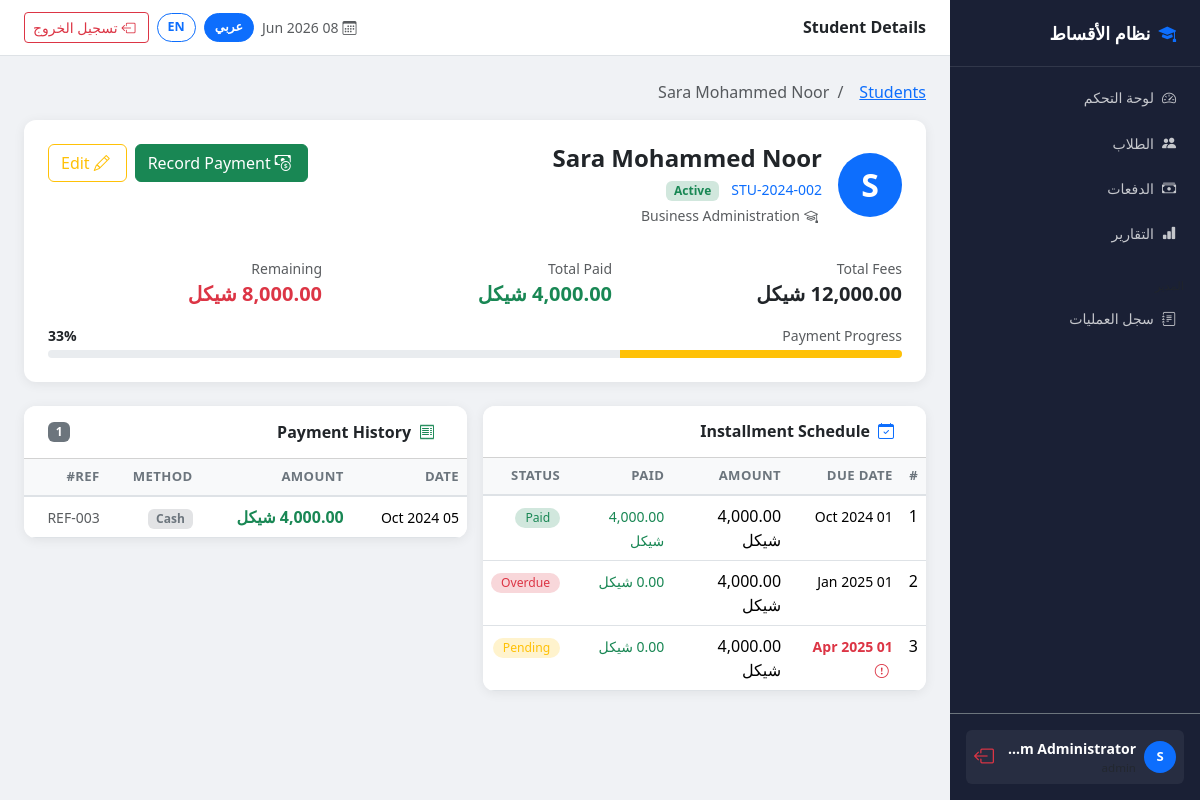
Screenshot of /student_payment_system/pages/student_detail.php?id=2 (signed in) with the database file from the repository.
### tables this page shows
CREATE TABLE `payments` (
  `id` int(10) UNSIGNED NOT NULL,
  `student_id` int(10) UNSIGNED NOT NULL,
  `installment_id` int(10) UNSIGNED DEFAULT NULL,
  `amount` decimal(12,2) NOT NULL,
  `payment_date` date NOT NULL,
  `payment_method` enum('cash','bank_transfer','check','online') NOT NULL DEFAULT 'cash',
  `reference_no` varchar(100) DEFAULT NULL,
  `received_by` int(10) UNSIGNED NOT NULL,
  `notes` text DEFAULT NULL,
  `created_at` timestamp NOT NULL DEFAULT current_timestamp()
);

CREATE TABLE `users` (
  `id` int(10) UNSIGNED NOT NULL,
  `username` varchar(50) NOT NULL,
  `password` varchar(255) NOT NULL,
  `full_name` varchar(100) NOT NULL,
  `role` enum('admin','staff') NOT NULL DEFAULT 'staff',
  `created_at` timestamp NOT NULL DEFAULT current_timestamp()
);

CREATE TABLE `students` (
  `id` int(10) UNSIGNED NOT NULL,
  `student_code` varchar(20) NOT NULL,
  `full_name` varchar(100) NOT NULL,
  `email` varchar(100) DEFAULT NULL,
  `phone` varchar(20) DEFAULT NULL,
  `program` varchar(100) NOT NULL,
  `enrollment_date` date NOT NULL,
  `total_fees` decimal(12,2) NOT NULL,
  `notes` text DEFAULT NULL,
  `status` enum('active','inactive','graduated') NOT NULL DEFAULT 'active',
  `created_by` int(10) UNSIGNED NOT NULL,
  `created_at` timestamp NOT NULL DEFAULT current_timestamp(),
  `updated_at` timestamp NOT NULL DEFAULT current_timestamp() ON UPDATE current_timestamp()
);

CREATE TABLE `installments` (
  `id` int(10) UNSIGNED NOT NULL,
  `student_id` int(10) UNSIGNED NOT NULL,
  `installment_no` int(11) NOT NULL,
  `amount_due` decimal(12,2) NOT NULL,
  `due_date` date NOT NULL,
  `status` enum('pending','paid','overdue','partial') NOT NULL DEFAULT 'pending',
  `notes` text DEFAULT NULL,
  `created_at` timestamp NOT NULL DEFAULT current_timestamp()
);

### student_payment_system/config/app.php (called while the page is built, shortened)
<?php
function __t(string $key): string {
    return $GLOBALS['t'][$key] ?? $key;
}
function lang(): string {
    return $GLOBALS['lang'];
}
function isAr(): bool {
    return $GLOBALS['lang'] === 'ar';
}
function getDir(): string {
    return isAr() ? 'rtl' : 'ltr';
}
function formatMoney(float $amount): string {
    $formatted = number_format($amount, 2);
    return isAr()
        ? $formatted . ' ' . CURRENCY_AR
        : $formatted . ' ' . CURRENCY_EN;
}
function langUrl(string $targetLang): string {
    $params         = $_GET;
    $params['lang'] = $targetLang;
    unset($params['delete'], $params['success']);
    return '?' . http_build_query($params);
}

### student_payment_system/includes/auth.php (called while the page is built, shortened)
<?php
function currentUser(): array {
    return [
        'id'        => $_SESSION['user_id']   ?? null,
        'username'  => $_SESSION['username']  ?? '',
        'full_name' => $_SESSION['full_name'] ?? '',
        'role'      => $_SESSION['role']      ?? '',
    ];
}

### student_payment_system/includes/functions.php (called while the page is built, shortened)
<?php
function h(string $value): string {
    return htmlspecialchars($value, ENT_QUOTES | ENT_HTML5, 'UTF-8');
}
function formatDate(string $date): string {
    return date('d M Y', strtotime($date));
}
function getStudentById(int $id): ?array {
    $pdo  = getDBConnection();
    $stmt = $pdo->prepare("SELECT * FROM v_student_balance WHERE id = :id");
    $stmt->execute([':id' => $id]);
    $row = $stmt->fetch();
    return $row ?: null;
}
function getStudentPayments(int $studentId): array {
    $pdo  = getDBConnection();
    $stmt = $pdo->prepare(
        "SELECT p.*, u.full_name AS received_by_name,
                i.installment_no
         FROM payments p
         JOIN users u ON u.id = p.received_by
         LEFT JOIN installments i ON i.id = p.installment_id
         WHERE p.student_id = :id
         ORDER BY p.payment_date DESC"
    );
    $stmt->execute([':id' => $studentId]);
    return $stmt->fetchAll();
}
function getStudentInstallments(int $studentId): array {
    $pdo  = getDBConnection();
    $stmt = $pdo->prepare(
        "SELECT i.*,
                COALESCE(SUM(p.amount), 0) AS amount_paid
         FROM installments i
         LEFT JOIN payments p ON p.installment_id = i.id
         WHERE i.student_id = :id
         GROUP BY i.id
         ORDER BY i.installment_no"
    );
    $stmt->execute([':id' => $studentId]);
    return $stmt->fetchAll();
}

### student_payment_system/pages/student_detail.php (the view, shortened to what this page needs)
<?php
require_once __DIR__ . '/../config/app.php';
require_once __DIR__ . '/../includes/auth.php';
require_once __DIR__ . '/../includes/functions.php';
$id = isset($_GET['id']) ? (int)$_GET['id'] : 0;
$student = getStudentById($id);
$payments     = getStudentPayments($id);
$installments = getStudentInstallments($id);
$pct          = $student['total_fees'] > 0
    ? round(($student['total_paid'] / $student['total_fees']) * 100)
    : 0;
include __DIR__ . '/../includes/header.php';
?>
<nav aria-label="breadcrumb" class="mb-3">
    <ol class="breadcrumb small">
        <li class="breadcrumb-item"><a href="<?= BASE_URL ?>/pages/students.php">Students</a></li>
        <li class="breadcrumb-item active"><?= h($student['full_name']) ?></li>
    </ol>
</nav>
<div class="card table-card p-4 mb-4">
    <div class="d-flex align-items-start justify-content-between flex-wrap gap-3">
        <div class="d-flex gap-3 align-items-center">
            <div class="rounded-circle bg-primary text-white d-flex align-items-center justify-content-center fs-2 fw-bold"
                 style="width:64px;height:64px;flex-shrink:0">
                <?= strtoupper(substr($student['full_name'], 0, 1)) ?>
            </div>
            <div>
                <h4 class="mb-1 fw-bold"><?= h($student['full_name']) ?></h4>
                <code class="text-primary"><?= h($student['student_code']) ?></code>
                <span class="badge bg-success-subtle text-success ms-2 text-capitalize"><?= h($student['status']) ?></span>
                <div class="text-muted small mt-1">
                    <i class="bi bi-mortarboard me-1"></i><?= h($student['program']) ?>
                </div>
            </div>
        </div>
        <div class="d-flex gap-2">
            <a href="<?= BASE_URL ?>/pages/add_payment.php?student_id=<?= $id ?>"
               class="btn btn-success"><i class="bi bi-cash-coin me-1"></i>Record Payment</a>
            <a href="<?= BASE_URL ?>/pages/edit_student.php?id=<?= $id ?>"
               class="btn btn-outline-warning"><i class="bi bi-pencil me-1"></i>Edit</a>
        </div>
    </div>
    <div class="row g-3 mt-3">
        <div class="col-4">
            <div class="text-muted small">Total Fees</div>
            <div class="fs-5 fw-bold"><?= formatMoney($student['total_fees']) ?></div>
        </div>
        <div class="col-4">
            <div class="text-muted small">Total Paid</div>
            <div class="fs-5 fw-bold text-success"><?= formatMoney($student['total_paid']) ?></div>
        </div>
        <div class="col-4">
            <div class="text-muted small">Remaining</div>
            <div class="fs-5 fw-bold <?= $student['remaining_balance'] > 0 ? 'text-danger' : 'text-success' ?>">
                <?= formatMoney($student['remaining_balance']) ?>
            </div>
        </div>
        <div class="col-12">
            <div class="d-flex justify-content-between mb-1">
                <small class="text-muted">Payment Progress</small>
                <small class="fw-semibold"><?= $pct ?>%</small>
            </div>
            <div class="progress">
                <div class="progress-bar bg-<?= $pct >= 100 ? 'success' : ($pct >= 50 ? 'primary' : 'warning') ?>"
                     style="width:<?= $pct ?>%"></div>
            </div>
        </div>
    </div>
</div>
<div class="row g-3">
    <div class="col-lg-6">
        <div class="card table-card">
            <div class="card-header bg-white py-3 px-4">
                <h6 class="mb-0 fw-semibold">
                    <i class="bi bi-calendar-check me-2 text-primary"></i>Installment Schedule
                </h6>
            </div>
            <div class="table-responsive">
                <table class="table table-hover mb-0">
                    <thead>
                        <tr>
                            <th>#</th>
                            <th>Due Date</th>
                            <th>Amount</th>
                            <th>Paid</th>
                            <th>Status</th>
                        </tr>
                    </thead>
                    <tbody>
                        <?php foreach ($installments as $inst):
                            $statusColors = [
                                'pending' => 'warning',
                                'paid'    => 'success',
                                'overdue' => 'danger',
                                'partial' => 'info',
                            ];
                            $col = $statusColors[$inst['status']] ?? 'secondary';
                            $isOverdue = $inst['status'] === 'pending'
                                && strtotime($inst['due_date']) < time();
                        ?>
                        <tr>
                            <td><?= $inst['installment_no'] ?></td>
                            <td>
                                <small class="<?= $isOverdue ? 'text-danger fw-semibold' : '' ?>">
                                    <?= formatDate($inst['due_date']) ?>
                                    <?php if ($isOverdue): ?>
                                        <i class="bi bi-exclamation-circle ms-1"></i>
                                    <?php endif; ?>
                                </small>
                            </td>
                            <td><?= formatMoney($inst['amount_due']) ?></td>
                            <td>
                                <span class="text-success small">
                                    <?= formatMoney($inst['amount_paid']) ?>
                                </span>
                            </td>
                            <td>
                                <span class="badge bg-<?= $col ?>-subtle text-<?= $col ?> status-badge text-capitalize">
                                    <?= $inst['status'] ?>
                                </span>
                            </td>
                        </tr>
                        <?php endforeach; ?>
                    </tbody>
                </table>
            </div>
        </div>
    </div>
    <div class="col-lg-6">
        <div class="card table-card">
            <div class="card-header bg-white d-flex justify-content-between align-items-center py-3 px-4">
                <h6 class="mb-0 fw-semibold">
                    <i class="bi bi-receipt me-2 text-success"></i>Payment History
                </h6>
                <span class="badge bg-secondary"><?= count($payments) ?></span>
            </div>
            <?php if (empty($payments)): ?>
                <p class="text-muted text-center py-5 mb-0">No payments recorded yet.</p>
            <?php else: ?>
            <div class="table-responsive">
                <table class="table table-hover mb-0">
                    <thead>
                        <tr>
                            <th>Date</th>
                            <th>Amount</th>
                            <th>Method</th>
                            <th>Ref#</th>
                        </tr>
                    </thead>
                    <tbody>
                        <?php foreach ($payments as $pay): ?>
                        <tr>
                            <td><small><?= formatDate($pay['payment_date']) ?></small></td>
                            <td><span class="text-success fw-semibold"><?= formatMoney($pay['amount']) ?></span></td>
                            <td>
                                <span class="badge bg-secondary-subtle text-secondary text-capitalize small">
                                    <?= str_replace('_',' ', $pay['payment_method']) ?>
                                </span>
                            </td>
                            <td><small class="text-muted"><?= h($pay['reference_no'] ?: '-') ?></small></td>
                        </tr>
                        <?php endforeach; ?>
                    </tbody>
                </table>
            </div>
            <?php endif; ?>
        </div>
    </div>
</div>
<?php include __DIR__ . '/../includes/footer.php'; ?>

### student_payment_system/includes/header.php (shortened to what this page needs)
<?php
$user  = currentUser();
$isRtl = isAr();
?>
<!DOCTYPE html>
<html lang="<?= lang() ?>" dir="<?= getDir() ?>">
<head>
<link href="https://cdn.jsdelivr.net/npm/bootstrap@5.3.2/dist/css/bootstrap.min.css" rel="stylesheet">
<?php if ($isRtl): ?>
<link href="https://cdn.jsdelivr.net/npm/bootstrap@5.3.2/dist/css/bootstrap.rtl.min.css" rel="stylesheet">
<?php endif; ?>
<link href="https://cdn.jsdelivr.net/npm/bootstrap-icons@1.11.3/font/bootstrap-icons.min.css" rel="stylesheet">
</head>
<body>
<nav id="sidebar">
  <div class="brand"><i class="bi bi-mortarboard-fill text-primary me-2"></i><?= $isRtl?'نظام الأقساط':'PayTrack' ?></div>
  <ul class="nav flex-column mt-2 flex-grow-1">
    <?php
    $pg   = basename($_SERVER['PHP_SELF']);
    $base = BASE_URL;
    $nav  = [
      ['dashboard.php','bi-speedometer2','dashboard'],
      ['students.php', 'bi-people-fill', 'students'],
      ['payments.php', 'bi-cash-stack',  'payments'],
      ['reports.php',  'bi-bar-chart-fill','reports'],
    ];
    foreach($nav as [$file,$icon,$key]):
    ?>
    <li class="nav-item">
      <a class="nav-link <?= $pg===$file?'active':'' ?>" href="<?= $base ?>/pages/<?= $file ?>">
        <i class="bi <?= $icon ?>"></i> <?= __t($key) ?>
      </a>
    </li>
    <?php endforeach; ?>
    <?php if($user['role']==='admin'): ?>
    <li class="nav-item mt-3 px-3"><small class="text-muted" style="font-size:.72rem"><?= __t('admin') ?></small></li>
    <li class="nav-item">
      <a class="nav-link <?= $pg==='audit_log.php'?'active':'' ?>" href="<?= $base ?>/pages/audit_log.php">
        <i class="bi bi-journal-text"></i> <?= __t('audit_log') ?>
      </a>
    </li>
    <?php endif; ?>
  </ul>
  <div class="p-3 border-top border-secondary">
    <div class="d-flex align-items-center gap-2 p-2 rounded" style="background:rgba(255,255,255,.06)">
      <div class="rounded-circle bg-primary text-white d-flex align-items-center justify-content-center fw-bold flex-shrink-0" style="width:32px;height:32px;font-size:.82rem">
        <?= strtoupper(mb_substr($user['full_name'],0,1)) ?>
      </div>
      <div style="overflow:hidden;flex:1">
        <div class="text-white small fw-semibold text-truncate"><?= h($user['full_name']) ?></div>
        <div class="text-muted" style="font-size:.72rem"><?= h($user['role']) ?></div>
      </div>
      <a href="<?= $base ?>/logout.php" class="text-danger" title="<?= __t('sign_out') ?>">
        <i class="bi bi-box-arrow-<?= $isRtl?'left':'right' ?> fs-5"></i>
      </a>
    </div>
  </div>
</nav>
<div id="main-content">
  <div class="top-navbar d-flex align-items-center justify-content-between gap-3">
    <h6 class="mb-0 fw-semibold text-dark text-truncate"><?= h(PAGE_TITLE) ?></h6>
    <div class="d-flex align-items-center gap-2 flex-shrink-0">
      <span class="text-muted small d-none d-md-inline"><i class="bi bi-calendar3 me-1"></i><?= date('d M Y') ?></span>
      <a href="<?= langUrl('ar') ?>" class="lang-btn <?= $isRtl?'active-lang':'' ?>">عربي</a>
      <a href="<?= langUrl('en') ?>" class="lang-btn <?= !$isRtl?'active-lang':'' ?>">EN</a>
      <a href="<?= $base ?>/logout.php" class="btn btn-sm btn-outline-danger">
        <i class="bi bi-box-arrow-<?= $isRtl?'left':'right' ?> me-1"></i><?= __t('sign_out') ?>
      </a>
    </div>
  </div>
  <div class="page-content">

### rows the page displays
payments: received_by.full_name "S", received_by.full_name "System Administrat…", payment_date "05 Oct 2024", amount "4,000.00 شيكل", payment_method "Cash", reference_no "REF-003"
students: full_name "Sara Mohammed Noor", full_name "S", student_code "STU-2024-002", status "Active", program "Business Administration", total_fees "12,000.00 شيكل"
installments: installment_no "1", due_date "01 Oct 2024", amount_due "4,000.00 شيكل", amount_paid "4,000.00 شيكل", status "Paid"
installments: installment_no "2", due_date "01 Jan 2025", amount_due "4,000.00 شيكل", amount_paid "0.00 شيكل", status "Overdue"
installments: installment_no "3", due_date "01 Apr 2025", amount_due "4,000.00 شيكل", amount_paid "0.00 شيكل", status "Pending"

### other values shown
__t($key) "لوحة التحكم"
__t($key) "الطلاب"
__t($key) "الدفعات"
__t($key) "التقارير"
__t('audit_log') "سجل العمليات"
PAGE_TITLE "Student Details"
__t('sign_out') "تسجيل الخروج"
formatMoney($student['total_paid']) "4,000.00 شيكل"
formatMoney($student['remaining_balance']) "8,000.00 شيكل"
$pct "33"
count($payments) "1"
